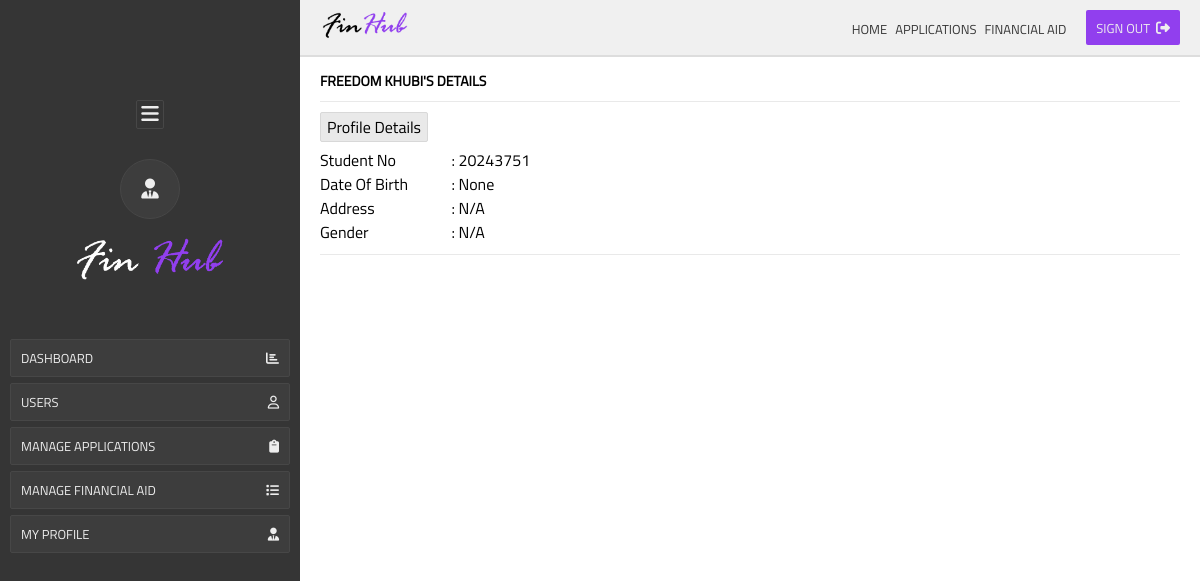
/finhub/users/details/2 (signed in), run on the app's committed database.
### Finhub/models.py (models this page shows)
class User(db.Model, UserMixin):
    __tablename__ = 'users'
    id = db.Column(db.Integer, primary_key=True)
    email = db.Column(db.String(100), unique=True)
    first_name = db.Column(db.String(100))
    last_name = db.Column(db.String(100))
    password = db.Column(db.String(100))
    applications = db.relationship('Application')
    is_admin = db.Column(db.Boolean, unique=False, default=False)
    created = db.Column(db.DateTime(timezone=True), default=func.now())

class Profile(db.Model):
    __tablename__ = 'profiles'
    id = db.Column(db.Integer, primary_key=True)
    student_number = db.Column(db.String(10), unique=True)
    gender = db.Column(db.String(10))
    date_of_birth = db.Column(db.String(100))
    address = db.Column(db.String(100))
    zip_code = db.Column(db.String(100))
    user_id = db.Column(db.Integer, db.ForeignKey(User.id))

### Finhub/admin.py (the view)
@admin.route('/finhub/users/details/<id>')
@login_required
def user_details(id):
    if is_adminnistrator == False:
        return redirect('/unauthorized-access')
    user = User.query.get(int(id))
    profile = Profile.query.filter_by(user_id=user.id).first()
    return render_template("admin/funhub__user__details.html", user=user, profile=profile)

### Finhub/templates/admin/funhub__user__details.html (shortened to what this page needs)
{% extends 'admin/admin__base__template.html' %}  {% block admin__content %}
<div class="dashboard__wrapper">
  <p class="page__title">{{user.first_name}} {{user.last_name}}'s Details</p>
  <div class="custom__hr"></div>
  <div class="dashboard__content m__0">
    <p class="tagline">Profile Details</p>
    <div class="tab__group">
      <p class="tab__label">Student No</p>
      <p class="tab__label">: {{profile.student_number}}</p>
    </div>
    <div class="tab__group">
      <p class="tab__label">Date Of Birth</p>
      <p class="tab__label">: {{profile.date_of_birth}}</p>
    </div>
    {% if profile.address %}
    <div class="tab__group">
      <p class="tab__label">Address</p>
      <p class="tab__label">: {{profile.address}}</p>
    </div>
    {% else %}
    <div class="tab__group">
      <p class="tab__label">Address</p>
      <p class="tab__label">: N/A</p>
    </div>
    {% endif %} {% if profile.gender %}
    <div class="tab__group">
      <p class="tab__label">Gender</p>
      <p class="tab__label">: {{profile.gender}}</p>
    </div>
    {% else %}
    <div class="tab__group">
      <p class="tab__label">Gender</p>
      <p class="tab__label">: N/A</p>
    </div>
    {% endif %}
    <div class="custom__hr"></div>
  </div>
</div>
{% endblock %}

### Finhub/static/css/style.css (style rules this page uses)
*, *::after, *::before { padding: 0; margin: 0; box-sizing: border-box; }
.page__title { text-transform: uppercase; display: inline-block; font-size: 14px; font-weight: bolder; border-radius: var(--borderRadius); }
.tagline { display: inline-block !important; }
.custom__hr { width: 100%; height: 1px; background: var(--lightBorder); margin: 10px 0; }
.tab__group { display: grid; grid-template-columns: 1fr 6fr; gap: 10px; }
.tagline { background: var(--lightBorder); border: 1px solid var(--inputBorderColor); padding: 2px 6px; font-weight: lighter; display: inline-block; border-radius: var(--borderRadius); margin-bottom: 6px; }
.m__0 { margin: 0 !important; }

### Finhub/static/css/admin.css (style rules this page uses)
*, *::after, *::before { padding: 0; margin: 0; box-sizing: border-box; }
.dashboard__content { margin-top: 30px; }

### Finhub/static/css/variables.css (style rules this page uses)
:root { --primary: #913fee; --bodyBackground: #394775; --dark: #161616; --borderRadius: 2px; --light: #eeeeee; --inputBackground: #f1f1f1; --inputBackgroundDarker: #ececec; --lightBorder: #e9e9e9; --inputBorderColor: #d8d8d8; --dangerColor: #ec4444; --successColor: #54b946; --successBorder: #4ca840; --successColorTran: #cdffc6fd; --successBorderTrans: #a7eb9e; --dangerColorTran: #ffc6c6fd; --dangerBorderTrans: #eb9e9e; --primaryColorTran: #e8c6fffd; --primaryBorderTrans: #cc9eeb; --admin--nav: #f0f0f0; --admin--nav--border: #dddddd; --admin--dark: #353535; --admin--dark--trans: #3d3d3d; --admin--dark--trans--border: #474747; }

### data on the page
User: first_name "FREEDOM", last_name "KHUBI"
Profile: student_number "20243751", date_of_birth "None"
